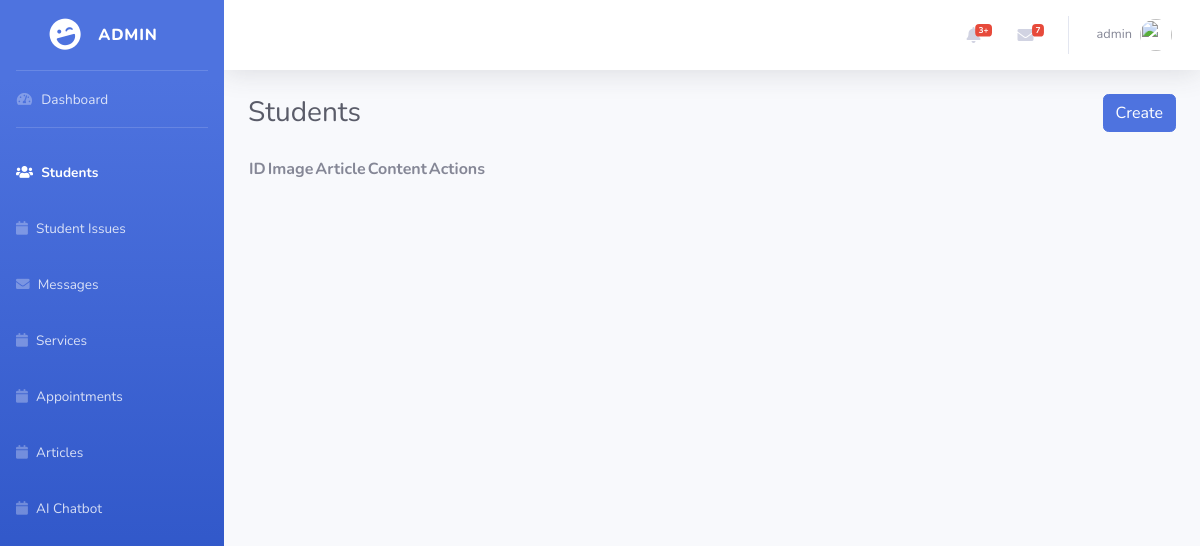
Before: /admin/articles/index.php (signed in) with the older database file.
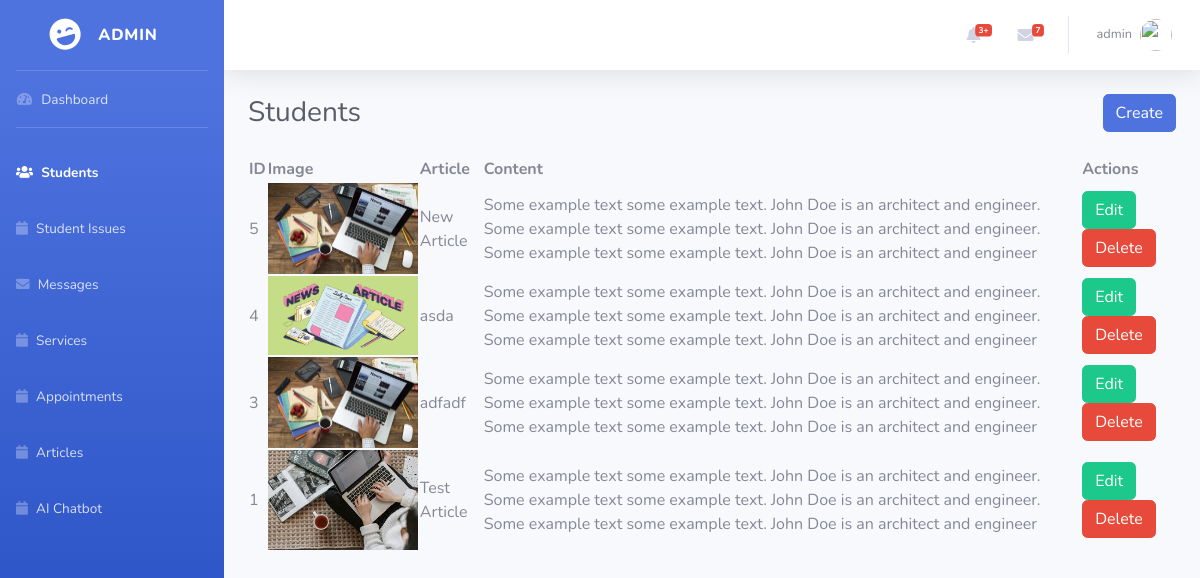
After: the same page with the newer database file.
### tables this page shows
CREATE TABLE `articles` (
  `id` int(11) NOT NULL,
  `user_id` int(11) NOT NULL,
  `article` varchar(255) NOT NULL,
  `content` text NOT NULL,
  `attachment` varchar(255) NOT NULL,
  `created_at` datetime NOT NULL,
  `updated_at` datetime NOT NULL
);

### classes.php (called while the page is built, shortened)
<?php
class Articles {
	public $table_name = "articles";
	public function getArticles() {
		$database = new Database();
    	$query = "SELECT `".$this->table_name."`.* FROM `".$this->table_name."` ORDER BY id DESC";
	    $result = $database->emteDirectQuery($query, 'select');
	    return $result;
	}
}
?>

### database.php (called while the page is built, shortened)
 <?php
class Database
{
    protected $_conn;
    public function open(){
        $conn = mysqli_connect(HOST, DB_USERNAME, DB_PASSWORD, DB_NAME);
        $this->_conn = $conn;
    }
    public function emteDirectQuery($sql ='', $type='select'){
        $status = null;
        $result = mysqli_query($this->_conn, $sql);
        switch ($type) {
            case 'select':
                if (mysqli_num_rows($result) > 0) {
                    while($row = mysqli_fetch_assoc($result)) {
                        $status[] = $row;
                    }
                }
                break;
        }
        return $status;
    }
}
?>

### admin/articles/index.php (the view, shortened to what this page needs)
<?php
require_once('../../database.php');
require_once('../../classes.php');
include BASE_APP.'/admin/inc/header.php';
$article = new Articles();
$articles = $article->getArticles();
?>
    <div id="wrapper">
        <?php include BASE_APP.'/admin/inc/sidebar.php'; ?>
        <div id="content-wrapper" class="d-flex flex-column">
            <div id="content">
                <?php include BASE_APP.'/admin/inc/topbar.php'; ?>
                <div class="container-fluid">
                    <div class="d-sm-flex align-items-center justify-content-between mb-4">
                        <h1 class="h3 mb-0 text-gray-800">Students</h1>
                        <a class="btn btn-primary" data-toggle="modal" data-target="#create-article">Create</a>
                    </div>
                    <div class="row">
                    <div class="col-12">
                            <table id="datatable">
                                <thead>
                                    <th>ID</th>
                                    <th>Image</th>
                                    <th>Article</th>
                                    <th>Content</th>
                                    <th>Actions</th>
                                </thead>
                                <tbody>
                                    <?php foreach($articles as $a):
                                        $file = isset($a['attachment'])?base_url.$a['attachment']:base_url.'uploads/articles/bg-logo.png';
                                        ?>
                                       <tr>
                                           <td><?php echo $a['id']; ?></td>
                                           <td><img class="img-responsive" width="150" src="<?php echo $file; ?>" /></td>
                                           <td><?php echo $a['article']; ?></td>
                                           <td><?php echo $a['content']; ?></td>
                                           <td>
                                               <a class="btn btn-success" onclick="updateArticle(<?php echo $a['id']; ?>)" >Edit</a>
                                               <a href="delete.php?id=<?php echo $a['id']; ?>" onclick="if(confirm('Are you sure you want to delete this article?')){return true;}else{return false;}" class="btn btn-danger">Delete</a>
                                           </td>
                                       </tr>
                                    <?php endforeach; ?>
                                </tbody>
                            </table>
                        </div>
                    </div>
                </div>
            </div>
      </div>
<?php include BASE_APP.'/admin/inc/footer.php'; ?>

Changed rows visible on the page:
added articles: id "5", attachment (picture), article "New Article", content "Some example text some example text. John Doe is an architect and engineer. Some example text some example text. John Doe is an architect and engineer. Some example text some example text. John Doe is an architect and engineer"
added articles: id "4", attachment (picture), article "asda", content "Some example text some example text. John Doe is an architect and engineer. Some example text some example text. John Doe is an architect and engineer. Some example text some example text. John Doe is an architect and engineer"
added articles: id "3", attachment (picture), article "adfadf", content "Some example text some example text. John Doe is an architect and engineer. Some example text some example text. John Doe is an architect and engineer. Some example text some example text. John Doe is an architect and engineer"
added articles: id "1", attachment (picture), article "Test Article", content "Some example text some example text. John Doe is an architect and engineer. Some example text some example text. John Doe is an architect and engineer. Some example text some example text. John Doe is an architect and engineer"
